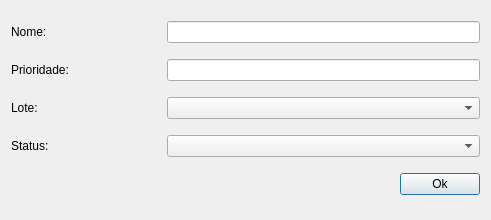
<?xml version="1.0" encoding="UTF-8"?>
<ui version="4.0">
 <class>Dialog</class>
 <widget class="QDialog" name="Dialog">
  <property name="geometry">
   <rect>
    <x>0</x>
    <y>0</y>
    <width>491</width>
    <height>220</height>
   </rect>
  </property>
  <property name="windowTitle">
   <string>Adicionar Bloco</string>
  </property>
  <layout class="QGridLayout" name="gridLayout">
   <item row="0" column="0">
    <layout class="QHBoxLayout" name="horizontalLayout_2">
     <item>
      <widget class="QLabel" name="label">
       <property name="sizePolicy">
        <sizepolicy hsizetype="Fixed" vsizetype="Preferred">
         <horstretch>0</horstretch>
         <verstretch>0</verstretch>
        </sizepolicy>
       </property>
       <property name="minimumSize">
        <size>
         <width>150</width>
         <height>0</height>
        </size>
       </property>
       <property name="maximumSize">
        <size>
         <width>150</width>
         <height>16777215</height>
        </size>
       </property>
       <property name="text">
        <string>Nome:</string>
       </property>
      </widget>
     </item>
     <item>
      <widget class="QLineEdit" name="nameLe"/>
     </item>
    </layout>
   </item>
   <item row="1" column="0">
    <layout class="QHBoxLayout" name="horizontalLayout_3">
     <item>
      <widget class="QLabel" name="label_2">
       <property name="sizePolicy">
        <sizepolicy hsizetype="Fixed" vsizetype="Preferred">
         <horstretch>0</horstretch>
         <verstretch>0</verstretch>
        </sizepolicy>
       </property>
       <property name="minimumSize">
        <size>
         <width>150</width>
         <height>0</height>
        </size>
       </property>
       <property name="maximumSize">
        <size>
         <width>150</width>
         <height>16777215</height>
        </size>
       </property>
       <property name="text">
        <string>Prioridade:</string>
       </property>
      </widget>
     </item>
     <item>
      <widget class="QLineEdit" name="priorityLe"/>
     </item>
    </layout>
   </item>
   <item row="2" column="0">
    <layout class="QHBoxLayout" name="horizontalLayout_6">
     <item>
      <widget class="QLabel" name="label_5">
       <property name="sizePolicy">
        <sizepolicy hsizetype="Fixed" vsizetype="Preferred">
         <horstretch>0</horstretch>
         <verstretch>0</verstretch>
        </sizepolicy>
       </property>
       <property name="minimumSize">
        <size>
         <width>150</width>
         <height>0</height>
        </size>
       </property>
       <property name="maximumSize">
        <size>
         <width>150</width>
         <height>16777215</height>
        </size>
       </property>
       <property name="text">
        <string>Lote:</string>
       </property>
      </widget>
     </item>
     <item>
      <widget class="QComboBox" name="lotsCb"/>
     </item>
    </layout>
   </item>
   <item row="3" column="0">
    <layout class="QHBoxLayout" name="horizontalLayout_7">
     <item>
      <widget class="QLabel" name="label_6">
       <property name="sizePolicy">
        <sizepolicy hsizetype="Fixed" vsizetype="Preferred">
         <horstretch>0</horstretch>
         <verstretch>0</verstretch>
        </sizepolicy>
       </property>
       <property name="minimumSize">
        <size>
         <width>150</width>
         <height>0</height>
        </size>
       </property>
       <property name="maximumSize">
        <size>
         <width>150</width>
         <height>16777215</height>
        </size>
       </property>
       <property name="text">
        <string>Status:</string>
       </property>
      </widget>
     </item>
     <item>
      <widget class="QComboBox" name="statusCb"/>
     </item>
    </layout>
   </item>
   <item row="4" column="0">
    <layout class="QHBoxLayout" name="horizontalLayout">
     <item>
      <spacer name="horizontalSpacer">
       <property name="orientation">
        <enum>Qt::Horizontal</enum>
       </property>
       <property name="sizeHint" stdset="0">
        <size>
         <width>343</width>
         <height>20</height>
        </size>
       </property>
      </spacer>
     </item>
     <item>
      <widget class="QPushButton" name="okBtn">
       <property name="text">
        <string>Ok</string>
       </property>
      </widget>
     </item>
    </layout>
   </item>
</layout>
 </widget>
 <tabstops>
  <tabstop>nameLe</tabstop>
  <tabstop>priorityLe</tabstop>
  <tabstop>lotsCb</tabstop>
  <tabstop>statusCb</tabstop>
  <tabstop>okBtn</tabstop>
 </tabstops>
 <resources/>
 <connections/>
</ui>
